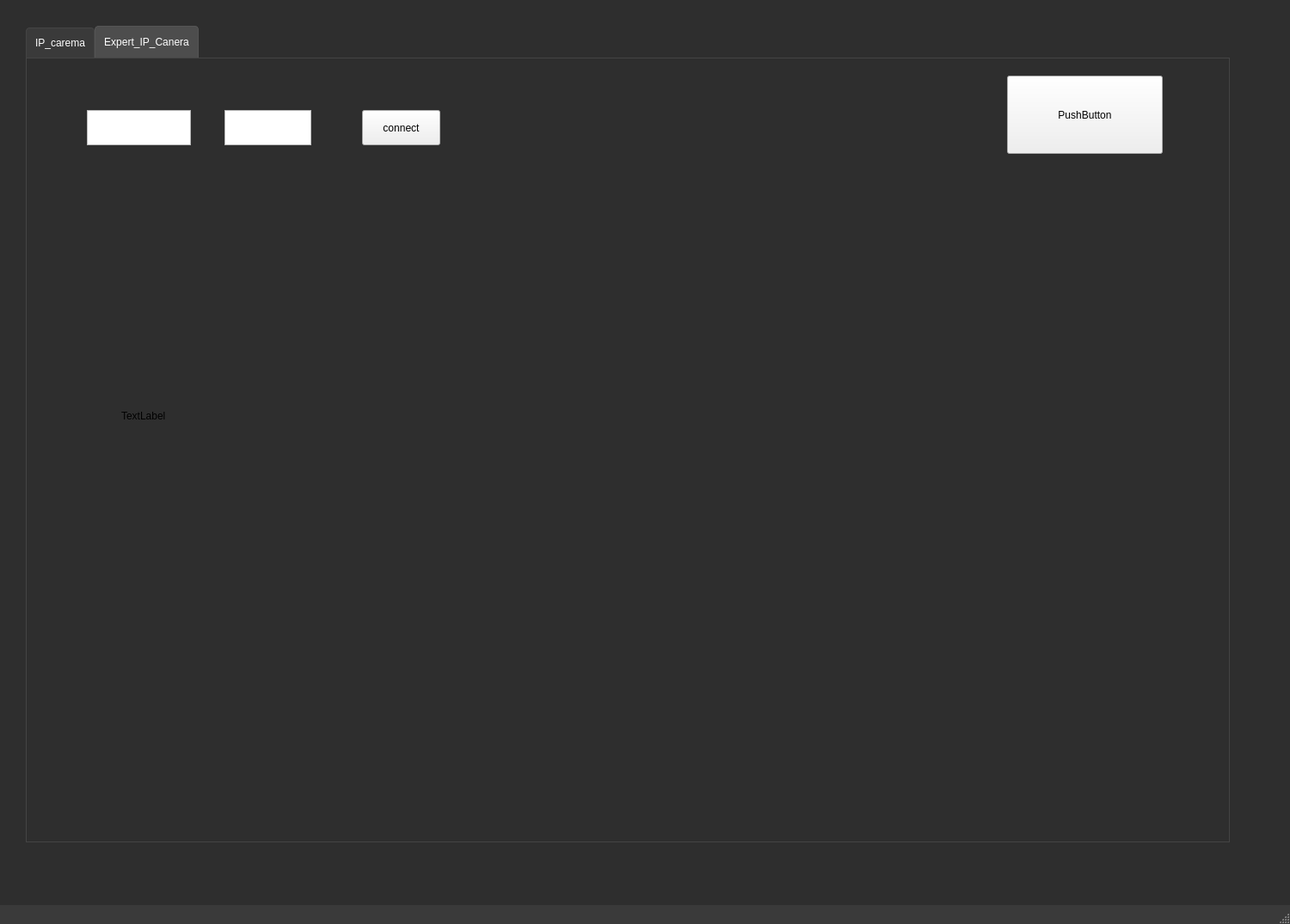
<?xml version="1.0" encoding="UTF-8"?>
<ui version="4.0">
 <class>MainWindow</class>
 <widget class="QMainWindow" name="MainWindow">
  <property name="geometry">
   <rect>
    <x>0</x>
    <y>0</y>
    <width>1500</width>
    <height>1075</height>
   </rect>
  </property>
  <property name="windowTitle">
   <string>MainWindow</string>
  </property>
  <property name="styleSheet">
   <string notr="true">QMainWindow {
    background-color: #2e2e2e;
    color: #ffffff;
}

QMainWindow::separator {
    background: #444444;
    width: 2px;
    height: 2px;
}

QMainWindow::separator:hover {
    background: #555555;
}

QToolBar {
    background: #3a3a3a;
    border: 1px solid #444444;
    spacing: 3px;
}

QToolBar::handle:horizontal {
    image: url(handle.png);
}

QToolBar::separator {
    background: #444444;
    width: 1px;
    height: 1px;
}

QMenuBar {
    background: #3a3a3a;
    color: #ffffff;
}

QMenuBar::item {
    background: transparent;
    padding: 5px 10px;
}

QMenuBar::item:selected {
    background: #4d4d4d;
}

QMenu {
    background-color: #3a3a3a;
    border: 1px solid #444444;
    color: #ffffff;
}

QMenu::item {
    background-color: transparent;
    padding: 5px 20px;
}

QMenu::item:selected {
    background-color: #4d4d4d;
    color: #dcdcdc;
}

QStatusBar {
    background: #3a3a3a;
    color: #ffffff;
}
</string>
  </property>
  <widget class="QWidget" name="centralwidget">
   <widget class="QTabWidget" name="tabWidget">
    <property name="geometry">
     <rect>
      <x>30</x>
      <y>30</y>
      <width>1400</width>
      <height>950</height>
     </rect>
    </property>
    <property name="styleSheet">
     <string notr="true">QTabWidget::pane { 
    border: 1px solid #444444; 
    background: #2e2e2e;
}

QTabBar::tab {
    background: #3a3a3a;
    color: #ffffff;
    padding: 10px;
    border: 1px solid #444444;
    border-bottom: none;
    border-top-left-radius: 4px;
    border-top-right-radius: 4px;
}

QTabBar::tab:selected {
    background: #4d4d4d;
    border-color: #555555;
}

QTabBar::tab:!selected {
    margin-top: 2px; 
}

QTabBar::tab:hover {
    background: #5a5a5a;
    color: #dcdcdc;
}
</string>
    </property>
    <property name="currentIndex">
     <number>1</number>
    </property>
    <widget class="QWidget" name="tab">
     <attribute name="title">
      <string>IP_carema</string>
     </attribute>
     <widget class="QPushButton" name="btn_open_file">
      <property name="enabled">
       <bool>true</bool>
      </property>
      <property name="geometry">
       <rect>
        <x>20</x>
        <y>100</y>
        <width>161</width>
        <height>51</height>
       </rect>
      </property>
      <property name="palette">
       <palette>
        <active>
         <colorrole role="WindowText">
          <brush brushstyle="SolidPattern">
           <color alpha="255">
            <red>51</red>
            <green>51</green>
            <blue>51</blue>
           </color>
          </brush>
         </colorrole>
         <colorrole role="Button">
          <brush brushstyle="LinearGradientPattern">
           <gradient startx="0.000000000000000" starty="0.000000000000000" endx="1.000000000000000" endy="1.000000000000000" type="LinearGradient" spread="PadSpread" coordinatemode="ObjectBoundingMode">
            <gradientstop position="0.000000000000000">
             <color alpha="255">
              <red>240</red>
              <green>240</green>
              <blue>240</blue>
             </color>
            </gradientstop>
            <gradientstop position="1.000000000000000">
             <color alpha="255">
              <red>224</red>
              <green>224</green>
              <blue>224</blue>
             </color>
            </gradientstop>
           </gradient>
          </brush>
         </colorrole>
         <colorrole role="Text">
          <brush brushstyle="SolidPattern">
           <color alpha="255">
            <red>51</red>
            <green>51</green>
            <blue>51</blue>
           </color>
          </brush>
         </colorrole>
         <colorrole role="ButtonText">
          <brush brushstyle="SolidPattern">
           <color alpha="255">
            <red>51</red>
            <green>51</green>
            <blue>51</blue>
           </color>
          </brush>
         </colorrole>
         <colorrole role="Base">
          <brush brushstyle="LinearGradientPattern">
           <gradient startx="0.000000000000000" starty="0.000000000000000" endx="1.000000000000000" endy="1.000000000000000" type="LinearGradient" spread="PadSpread" coordinatemode="ObjectBoundingMode">
            <gradientstop position="0.000000000000000">
             <color alpha="255">
              <red>240</red>
              <green>240</green>
              <blue>240</blue>
             </color>
            </gradientstop>
            <gradientstop position="1.000000000000000">
             <color alpha="255">
              <red>224</red>
              <green>224</green>
              <blue>224</blue>
             </color>
            </gradientstop>
           </gradient>
          </brush>
         </colorrole>
         <colorrole role="Window">
          <brush brushstyle="LinearGradientPattern">
           <gradient startx="0.000000000000000" starty="0.000000000000000" endx="1.000000000000000" endy="1.000000000000000" type="LinearGradient" spread="PadSpread" coordinatemode="ObjectBoundingMode">
            <gradientstop position="0.000000000000000">
             <color alpha="255">
              <red>240</red>
              <green>240</green>
              <blue>240</blue>
             </color>
            </gradientstop>
            <gradientstop position="1.000000000000000">
             <color alpha="255">
              <red>224</red>
              <green>224</green>
              <blue>224</blue>
             </color>
            </gradientstop>
           </gradient>
          </brush>
         </colorrole>
        </active>
        <inactive>
         <colorrole role="WindowText">
          <brush brushstyle="SolidPattern">
           <color alpha="255">
            <red>51</red>
            <green>51</green>
            <blue>51</blue>
           </color>
          </brush>
         </colorrole>
         <colorrole role="Button">
          <brush brushstyle="LinearGradientPattern">
           <gradient startx="0.000000000000000" starty="0.000000000000000" endx="1.000000000000000" endy="1.000000000000000" type="LinearGradient" spread="PadSpread" coordinatemode="ObjectBoundingMode">
            <gradientstop position="0.000000000000000">
             <color alpha="255">
              <red>240</red>
              <green>240</green>
              <blue>240</blue>
             </color>
            </gradientstop>
            <gradientstop position="1.000000000000000">
             <color alpha="255">
              <red>224</red>
              <green>224</green>
              <blue>224</blue>
             </color>
            </gradientstop>
           </gradient>
          </brush>
         </colorrole>
         <colorrole role="Text">
          <brush brushstyle="SolidPattern">
           <color alpha="255">
            <red>51</red>
            <green>51</green>
            <blue>51</blue>
           </color>
          </brush>
         </colorrole>
         <colorrole role="ButtonText">
          <brush brushstyle="SolidPattern">
           <color alpha="255">
            <red>51</red>
            <green>51</green>
            <blue>51</blue>
           </color>
          </brush>
         </colorrole>
         <colorrole role="Base">
          <brush brushstyle="LinearGradientPattern">
           <gradient startx="0.000000000000000" starty="0.000000000000000" endx="1.000000000000000" endy="1.000000000000000" type="LinearGradient" spread="PadSpread" coordinatemode="ObjectBoundingMode">
            <gradientstop position="0.000000000000000">
             <color alpha="255">
              <red>240</red>
              <green>240</green>
              <blue>240</blue>
             </color>
            </gradientstop>
            <gradientstop position="1.000000000000000">
             <color alpha="255">
              <red>224</red>
              <green>224</green>
              <blue>224</blue>
             </color>
            </gradientstop>
           </gradient>
          </brush>
         </colorrole>
         <colorrole role="Window">
          <brush brushstyle="LinearGradientPattern">
           <gradient startx="0.000000000000000" starty="0.000000000000000" endx="1.000000000000000" endy="1.000000000000000" type="LinearGradient" spread="PadSpread" coordinatemode="ObjectBoundingMode">
            <gradientstop position="0.000000000000000">
             <color alpha="255">
              <red>240</red>
              <green>240</green>
              <blue>240</blue>
             </color>
            </gradientstop>
            <gradientstop position="1.000000000000000">
             <color alpha="255">
              <red>224</red>
              <green>224</green>
              <blue>224</blue>
             </color>
            </gradientstop>
           </gradient>
          </brush>
         </colorrole>
        </inactive>
        <disabled>
         <colorrole role="WindowText">
          <brush brushstyle="SolidPattern">
           <color alpha="255">
            <red>170</red>
            <green>170</green>
            <blue>170</blue>
           </color>
          </brush>
         </colorrole>
         <colorrole role="Button">
          <brush brushstyle="SolidPattern">
           <color alpha="255">
            <red>249</red>
            <green>249</green>
            <blue>249</blue>
           </color>
          </brush>
         </colorrole>
         <colorrole role="Text">
          <brush brushstyle="SolidPattern">
           <color alpha="255">
            <red>170</red>
            <green>170</green>
            <blue>170</blue>
           </color>
          </brush>
         </colorrole>
         <colorrole role="ButtonText">
          <brush brushstyle="SolidPattern">
           <color alpha="255">
            <red>170</red>
            <green>170</green>
            <blue>170</blue>
           </color>
          </brush>
         </colorrole>
         <colorrole role="Base">
          <brush brushstyle="SolidPattern">
           <color alpha="255">
            <red>249</red>
            <green>249</green>
            <blue>249</blue>
           </color>
          </brush>
         </colorrole>
         <colorrole role="Window">
          <brush brushstyle="SolidPattern">
           <color alpha="255">
            <red>249</red>
            <green>249</green>
            <blue>249</blue>
           </color>
          </brush>
         </colorrole>
        </disabled>
       </palette>
      </property>
      <property name="font">
       <font>
        <family>Segoe UI,Tahoma,Geneva,Verdana,sans-serif</family>
        <pointsize>-1</pointsize>
        <weight>75</weight>
        <bold>true</bold>
       </font>
      </property>
      <property name="styleSheet">
       <string notr="true">QPushButton {
    background: qlineargradient(x1: 0, y1: 0, x2: 1, y2: 1, 
                                stop: 0 #f0f0f0, 
                                stop: 1 #e0e0e0);
    color: #333;
    border: 2px solid #bbb;
    border-radius: 8px;
    padding: 10px 20px;
    font-family: 'Segoe UI', Tahoma, Geneva, Verdana, sans-serif;
    font-size: 14px;
    font-weight: bold;
    text-align: center;
    cursor: pointer;
    transition: background 0.3s, border-color 0.3s;
}

QPushButton:hover {
    background: qlineargradient(x1: 0, y1: 0, x2: 1, y2: 1, 
                                stop: 0 #e0e0e0, 
                                stop: 1 #d0d0d0);
    border-color: #aaa;
}

QPushButton:pressed {
    background: #d0d0d0;
    border-color: #999;
}

QPushButton:disabled {
    background: #f9f9f9;
    color: #aaa;
    border: 2px solid #ddd;
    cursor: not-allowed;
}
</string>
      </property>
      <property name="text">
       <string>select car platees</string>
      </property>
      <property name="icon">
       <iconset theme="1">
        <normaloff>.</normaloff>.</iconset>
      </property>
      <property name="checkable">
       <bool>false</bool>
      </property>
      <property name="default">
       <bool>false</bool>
      </property>
     </widget>
     <widget class="QLabel" name="label">
      <property name="geometry">
       <rect>
        <x>20</x>
        <y>20</y>
        <width>321</width>
        <height>61</height>
       </rect>
      </property>
      <property name="styleSheet">
       <string notr="true">QLabel {
    background: qlineargradient(x1: 0, y1: 0, x2: 1, y2: 1, 
                                stop: 0 #f9f9f9, 
                                stop: 1 #e0e0e0);
    color: #333;
    border: 2px solid #ddd;
    border-radius: 8px;
    padding: 10px;
    font-family: 'Segoe UI', Tahoma, Geneva, Verdana, sans-serif;
    font-size: 16px;
    font-weight: bold;
    text-align: center;
    text-shadow: 1px 1px 2px rgba(0, 0, 0, 0.1);
}

QLabel:hover {
    background: qlineargradient(x1: 0, y1: 0, x2: 1, y2: 1, 
                                stop: 0 #e0e0e0, 
                                stop: 1 #d0d0d0);
    border-color: #ccc;
}

QLabel:pressed {
    background: #e0e0e0;
    border-color: #bbb;
}
</string>
      </property>
      <property name="text">
       <string/>
      </property>
      <property name="pixmap">
       <pixmap>C:/Users/danie/OneDrive/文件/下載 (1).jpg</pixmap>
      </property>
     </widget>
     <widget class="QLabel" name="label_file_name">
      <property name="geometry">
       <rect>
        <x>200</x>
        <y>100</y>
        <width>571</width>
        <height>51</height>
       </rect>
      </property>
      <property name="font">
       <font>
        <family>Segoe UI,Tahoma,Geneva,Verdana,sans-serif</family>
        <pointsize>-1</pointsize>
        <weight>75</weight>
        <bold>true</bold>
       </font>
      </property>
      <property name="styleSheet">
       <string notr="true">QLabel {
    background: qlineargradient(x1: 0, y1: 0, x2: 1, y2: 1, 
                                stop: 0 #f9f9f9, 
                                stop: 1 #e0e0e0);
    color: #333;
    border: 2px solid #ddd;
    border-radius: 8px;
    padding: 10px;
    font-family: 'Segoe UI', Tahoma, Geneva, Verdana, sans-serif;
    font-size: 16px;
    font-weight: bold;
    text-align: center;
    text-shadow: 1px 1px 2px rgba(0, 0, 0, 0.1);
}

QLabel:hover {
    background: qlineargradient(x1: 0, y1: 0, x2: 1, y2: 1, 
                                stop: 0 #e0e0e0, 
                                stop: 1 #d0d0d0);
    border-color: #ccc;
}

QLabel:pressed {
    background: #e0e0e0;
    border-color: #bbb;
}
</string>
      </property>
      <property name="text">
       <string>file name</string>
      </property>
     </widget>
     <widget class="QProgressBar" name="progressBar">
      <property name="enabled">
       <bool>true</bool>
      </property>
      <property name="geometry">
       <rect>
        <x>810</x>
        <y>120</y>
        <width>181</width>
        <height>31</height>
       </rect>
      </property>
      <property name="font">
       <font>
        <pointsize>11</pointsize>
       </font>
      </property>
      <property name="value">
       <number>24</number>
      </property>
     </widget>
     <widget class="QWidget" name="verticalLayoutWidget_2">
      <property name="geometry">
       <rect>
        <x>230</x>
        <y>480</y>
        <width>211</width>
        <height>91</height>
       </rect>
      </property>
      <layout class="QVBoxLayout" name="verticalLayout_2"/>
     </widget>
     <widget class="QLabel" name="plate_image">
      <property name="geometry">
       <rect>
        <x>800</x>
        <y>190</y>
        <width>209</width>
        <height>89</height>
       </rect>
      </property>
      <property name="font">
       <font>
        <family>Segoe UI,Tahoma,Geneva,Verdana,sans-serif</family>
        <pointsize>-1</pointsize>
        <weight>75</weight>
        <bold>true</bold>
       </font>
      </property>
      <property name="styleSheet">
       <string notr="true">QLabel {
    background: qlineargradient(x1: 0, y1: 0, x2: 1, y2: 1, 
                                stop: 0 #212121, 
                                stop: 1 #424242);
    color: #e0e0e0;
    border: 1px solid #666;
    border-radius: 5px;
    padding: 10px;
    font-family: 'Segoe UI', Tahoma, Geneva, Verdana, sans-serif;
    font-size: 14px;
    font-weight: bold;
    text-shadow: 1px 1px 2px rgba(0, 0, 0, 0.5);
}

QLabel:hover {
    background: qlineargradient(x1: 0, y1: 0, x2: 1, y2: 1, 
                                stop: 0 #424242, 
                                stop: 1 #616161);
    border: 1px solid #888;
}

QLabel:pressed {
    background: #303030;
    border: 1px solid #555;
}
</string>
      </property>
      <property name="text">
       <string/>
      </property>
     </widget>
     <widget class="QWidget" name="verticalLayoutWidget">
      <property name="geometry">
       <rect>
        <x>30</x>
        <y>170</y>
        <width>741</width>
        <height>531</height>
       </rect>
      </property>
      <layout class="QVBoxLayout" name="verticalLayout">
       <item>
        <widget class="QScrollArea" name="scrollArea">
         <property name="enabled">
          <bool>true</bool>
         </property>
         <property name="font">
          <font>
           <weight>75</weight>
           <bold>true</bold>
          </font>
         </property>
         <property name="mouseTracking">
          <bool>false</bool>
         </property>
         <property name="tabletTracking">
          <bool>false</bool>
         </property>
         <property name="styleSheet">
          <string notr="true">QScrollArea {
    background: #2e2e2e;
    border: 1px solid #444;
    border-radius: 8px;
}

QScrollBar:vertical {
    background: #3c3c3c;
    width: 12px;
    border-radius: 6px;
}

QScrollBar:horizontal {
    background: #3c3c3c;
    height: 12px;
    border-radius: 6px;
}

QScrollBar::handle:vertical {
    background: #6d6d6d;
    border-radius: 6px;
    min-height: 20px;
}

QScrollBar::handle:horizontal {
    background: #6d6d6d;
    border-radius: 6px;
    min-width: 20px;
}

QScrollBar::handle:vertical:hover,
QScrollBar::handle:horizontal:hover {
    background: #888;
}

QScrollBar::handle:vertical:pressed,
QScrollBar::handle:horizontal:pressed {
    background: #555;
}

QScrollBar::add-line:vertical {
    border: 1px solid #444;
    border-radius: 6px;
    background: #3c3c3c;
    subcontrol-position: bottom;
    subcontrol-origin: margin;
}

QScrollBar::sub-line:vertical {
    border: 1px solid #444;
    border-radius: 6px;
    background: #3c3c3c;
    subcontrol-position: top;
    subcontrol-origin: margin;
}

QScrollBar::add-line:horizontal {
    border: 1px solid #444;
    border-radius: 6px;
    background: #3c3c3c;
    subcontrol-position: right;
    subcontrol-origin: margin;
}

QScrollBar::sub-line:horizontal {
    border: 1px solid #444;
    border-radius: 6px;
    background: #3c3c3c;
    subcontrol-position: left;
    subcontrol-origin: margin;
}

QScrollBar::up-arrow:vertical,
QScrollBar::down-arrow:vertical,
QScrollBar::left-arrow:horizontal,
QScrollBar::right-arrow:horizontal {
    background: #666;
    width: 10px;
    height: 10px;
}

QScrollBar::up-arrow:vertical:hover,
QScrollBar::down-arrow:vertical:hover,
QScrollBar::left-arrow:horizontal:hover,
QScrollBar::right-arrow:horizontal:hover {
    background: #888;
}
</string>
         </property>
         <property name="widgetResizable">
          <bool>true</bool>
         </property>
         <widget class="QWidget" name="scrollAreaWidgetContents">
          <property name="geometry">
           <rect>
            <x>0</x>
            <y>0</y>
            <width>737</width>
            <height>527</height>
           </rect>
          </property>
          <widget class="QLabel" name="label_img">
           <property name="geometry">
            <rect>
             <x>10</x>
             <y>10</y>
             <width>711</width>
             <height>501</height>
            </rect>
           </property>
           <property name="styleSheet">
            <string notr="true">QLabel {
    background: qlineargradient(x1: 0, y1: 0, x2: 1, y2: 1, 
                                stop: 0 #212121, 
                                stop: 1 #424242);
    color: #e0e0e0;
    border: 1px solid #666;
    border-radius: 5px;
    padding: 10px;
    font-family: 'Segoe UI', Tahoma, Geneva, Verdana, sans-serif;
    font-size: 14px;
    font-weight: bold;
    text-shadow: 1px 1px 2px rgba(0, 0, 0, 0.5);
}

QLabel:hover {
    background: qlineargradient(x1: 0, y1: 0, x2: 1, y2: 1, 
                                stop: 0 #424242, 
                                stop: 1 #616161);
    border: 1px solid #888;
}

QLabel:pressed {
    background: #303030;
    border: 1px solid #555;
}
</string>
           </property>
           <property name="text">
            <string/>
           </property>
          </widget>
         </widget>
        </widget>
       </item>
      </layout>
     </widget>
     <widget class="QLabel" name="plates">
      <property name="geometry">
       <rect>
        <x>1020</x>
        <y>230</y>
        <width>281</width>
        <height>51</height>
       </rect>
      </property>
      <property name="font">
       <font>
        <family>Segoe UI,Tahoma,Geneva,Verdana,sans-serif</family>
        <pointsize>-1</pointsize>
        <weight>75</weight>
        <bold>true</bold>
       </font>
      </property>
      <property name="styleSheet">
       <string notr="true">QLabel {
    background: qlineargradient(x1: 0, y1: 0, x2: 1, y2: 1, 
                                stop: 0 #f9f9f9, 
                                stop: 1 #e0e0e0);
    color: #333;
    border: 2px solid #ddd;
    border-radius: 8px;
    padding: 10px;
    font-family: 'Segoe UI', Tahoma, Geneva, Verdana, sans-serif;
    font-size: 16px;
    font-weight: bold;
    text-align: center;
    text-shadow: 1px 1px 2px rgba(0, 0, 0, 0.1);
}

QLabel:hover {
    background: qlineargradient(x1: 0, y1: 0, x2: 1, y2: 1, 
                                stop: 0 #e0e0e0, 
                                stop: 1 #d0d0d0);
    border-color: #ccc;
}

QLabel:pressed {
    background: #e0e0e0;
    border-color: #bbb;
}
</string>
      </property>
      <property name="text">
       <string>plate number:</string>
      </property>
     </widget>
     <widget class="QLabel" name="running_time">
      <property name="geometry">
       <rect>
        <x>790</x>
        <y>310</y>
        <width>211</width>
        <height>51</height>
       </rect>
      </property>
      <property name="font">
       <font>
        <family>Segoe UI,Tahoma,Geneva,Verdana,sans-serif</family>
        <pointsize>-1</pointsize>
        <weight>75</weight>
        <bold>true</bold>
       </font>
      </property>
      <property name="styleSheet">
       <string notr="true">QLabel {
    background: qlineargradient(x1: 0, y1: 0, x2: 1, y2: 1, 
                                stop: 0 #f9f9f9, 
                                stop: 1 #e0e0e0);
    color: #333;
    border: 2px solid #ddd;
    border-radius: 8px;
    padding: 10px;
    font-family: 'Segoe UI', Tahoma, Geneva, Verdana, sans-serif;
    font-size: 16px;
    font-weight: bold;
    text-align: center;
    text-shadow: 1px 1px 2px rgba(0, 0, 0, 0.1);
}

QLabel:hover {
    background: qlineargradient(x1: 0, y1: 0, x2: 1, y2: 1, 
                                stop: 0 #e0e0e0, 
                                stop: 1 #d0d0d0);
    border-color: #ccc;
}

QLabel:pressed {
    background: #e0e0e0;
    border-color: #bbb;
}
</string>
      </property>
      <property name="text">
       <string>Runnung time</string>
      </property>
     </widget>
     <widget class="QPushButton" name="btn_zoom_in">
      <property name="geometry">
       <rect>
        <x>40</x>
        <y>730</y>
        <width>101</width>
        <height>41</height>
       </rect>
      </property>
      <property name="font">
       <font>
        <family>Segoe UI,Tahoma,Geneva,Verdana,sans-serif</family>
        <pointsize>-1</pointsize>
        <weight>75</weight>
        <bold>true</bold>
       </font>
      </property>
      <property name="styleSheet">
       <string notr="true">QPushButton {
    background: qlineargradient(x1: 0, y1: 0, x2: 1, y2: 1, 
                                stop: 0 #f0f0f0, 
                                stop: 1 #e0e0e0);
    color: #333;
    border: 2px solid #bbb;
    border-radius: 8px;
    padding: 10px 20px;
    font-family: 'Segoe UI', Tahoma, Geneva, Verdana, sans-serif;
    font-size: 14px;
    font-weight: bold;
    text-align: center;
    cursor: pointer;
    transition: background 0.3s, border-color 0.3s;
}

QPushButton:hover {
    background: qlineargradient(x1: 0, y1: 0, x2: 1, y2: 1, 
                                stop: 0 #e0e0e0, 
                                stop: 1 #d0d0d0);
    border-color: #aaa;
}

QPushButton:pressed {
    background: #d0d0d0;
    border-color: #999;
}

QPushButton:disabled {
    background: #f9f9f9;
    color: #aaa;
    border: 2px solid #ddd;
    cursor: not-allowed;
}
</string>
      </property>
      <property name="text">
       <string>zoom_in</string>
      </property>
     </widget>
     <widget class="QSlider" name="silder_zoom">
      <property name="geometry">
       <rect>
        <x>180</x>
        <y>740</y>
        <width>160</width>
        <height>22</height>
       </rect>
      </property>
      <property name="styleSheet">
       <string notr="true">QSlider::groove:horizontal {
    background: qlineargradient(x1: 0, y1: 0, x2: 1, y2: 0, 
                                stop: 0 #003366, 
                                stop: 1 #004080);
    height: 8px;
    border-radius: 4px;
}

QSlider::handle:horizontal {
    background: #0066cc;
    border: 1px solid #003f5c;
    width: 20px;
    height: 20px;
    border-radius: 10px;
    margin: -6px 0; /* center the handle */
}

QSlider::handle:horizontal:hover {
    background: #004080;
    border: 1px solid #001f3f;
}

QSlider::handle:horizontal:pressed {
    background: #003366;
    border: 1px solid #002b36;
}

QSlider::add-page:horizontal {
    background: qlineargradient(x1: 0, y1: 0, x2: 1, y2: 0, 
                                stop: 0 #001f3f, 
                                stop: 1 #003366);
}

QSlider::sub-page:horizontal {
    background: qlineargradient(x1: 0, y1: 0, x2: 1, y2: 0, 
                                stop: 0 #0066cc, 
                                stop: 1 #00bfff);
}

QSlider::groove:vertical {
    background: qlineargradient(y1: 0, x1: 0, y2: 1, x2: 0, 
                                stop: 0 #003366, 
                                stop: 1 #004080);
    width: 8px;
    border-radius: 4px;
}

QSlider::handle:vertical {
    background: #0066cc;
    border: 1px solid #003f5c;
    width: 20px;
    height: 20px;
    border-radius: 10px;
    margin: 0 -6px; /* center the handle */
}

QSlider::handle:vertical:hover {
    background: #004080;
    border: 1px solid #001f3f;
}

QSlider::handle:vertical:pressed {
    background: #003366;
    border: 1px solid #002b36;
}

QSlider::add-page:vertical {
    background: qlineargradient(y1: 0, x1: 0, y2: 1, x2: 0, 
                                stop: 0 #001f3f, 
                                stop: 1 #003366);
}

QSlider::sub-page:vertical {
    background: qlineargradient(y1: 0, x1: 0, y2: 1, x2: 0, 
                                stop: 0 #0066cc, 
                                stop: 1 #00bfff);
}
</string>
      </property>
      <property name="orientation">
       <enum>Qt::Horizontal</enum>
      </property>
     </widget>
     <widget class="QLabel" name="label__radio">
      <property name="geometry">
       <rect>
        <x>510</x>
        <y>740</y>
        <width>101</width>
        <height>21</height>
       </rect>
      </property>
      <property name="font">
       <font>
        <pointsize>12</pointsize>
        <weight>75</weight>
        <bold>true</bold>
       </font>
      </property>
      <property name="text">
       <string>TextLabel</string>
      </property>
     </widget>
     <widget class="QPushButton" name="btn_zoom_out">
      <property name="geometry">
       <rect>
        <x>370</x>
        <y>730</y>
        <width>111</width>
        <height>41</height>
       </rect>
      </property>
      <property name="font">
       <font>
        <family>Segoe UI,Tahoma,Geneva,Verdana,sans-serif</family>
        <pointsize>-1</pointsize>
        <weight>75</weight>
        <bold>true</bold>
       </font>
      </property>
      <property name="styleSheet">
       <string notr="true">QPushButton {
    background: qlineargradient(x1: 0, y1: 0, x2: 1, y2: 1, 
                                stop: 0 #f0f0f0, 
                                stop: 1 #e0e0e0);
    color: #333;
    border: 2px solid #bbb;
    border-radius: 8px;
    padding: 10px 20px;
    font-family: 'Segoe UI', Tahoma, Geneva, Verdana, sans-serif;
    font-size: 14px;
    font-weight: bold;
    text-align: center;
    cursor: pointer;
    transition: background 0.3s, border-color 0.3s;
}

QPushButton:hover {
    background: qlineargradient(x1: 0, y1: 0, x2: 1, y2: 1, 
                                stop: 0 #e0e0e0, 
                                stop: 1 #d0d0d0);
    border-color: #aaa;
}

QPushButton:pressed {
    background: #d0d0d0;
    border-color: #999;
}

QPushButton:disabled {
    background: #f9f9f9;
    color: #aaa;
    border: 2px solid #ddd;
    cursor: not-allowed;
}
</string>
      </property>
      <property name="text">
       <string>zoom_out</string>
      </property>
     </widget>
     <widget class="QLabel" name="label_img_shape">
      <property name="geometry">
       <rect>
        <x>40</x>
        <y>800</y>
        <width>561</width>
        <height>41</height>
       </rect>
      </property>
      <property name="font">
       <font>
        <family>Segoe UI,Tahoma,Geneva,Verdana,sans-serif</family>
        <pointsize>-1</pointsize>
        <weight>75</weight>
        <bold>true</bold>
       </font>
      </property>
      <property name="styleSheet">
       <string notr="true">QLabel {
    background: qlineargradient(x1: 0, y1: 0, x2: 1, y2: 1, 
                                stop: 0 #f9f9f9, 
                                stop: 1 #e0e0e0);
    color: #333;
    border: 2px solid #ddd;
    border-radius: 8px;
    padding: 10px;
    font-family: 'Segoe UI', Tahoma, Geneva, Verdana, sans-serif;
    font-size: 16px;
    font-weight: bold;
    text-align: center;
    text-shadow: 1px 1px 2px rgba(0, 0, 0, 0.1);
}

QLabel:hover {
    background: qlineargradient(x1: 0, y1: 0, x2: 1, y2: 1, 
                                stop: 0 #e0e0e0, 
                                stop: 1 #d0d0d0);
    border-color: #ccc;
}

QLabel:pressed {
    background: #e0e0e0;
    border-color: #bbb;
}
</string>
      </property>
      <property name="text">
       <string>TextLabel</string>
      </property>
     </widget>
     <widget class="QPushButton" name="btn_execute">
      <property name="geometry">
       <rect>
        <x>670</x>
        <y>730</y>
        <width>101</width>
        <height>41</height>
       </rect>
      </property>
      <property name="font">
       <font>
        <family>Segoe UI,Tahoma,Geneva,Verdana,sans-serif</family>
        <pointsize>-1</pointsize>
        <weight>75</weight>
        <bold>true</bold>
       </font>
      </property>
      <property name="styleSheet">
       <string notr="true">QPushButton {
    background: qlineargradient(x1: 0, y1: 0, x2: 1, y2: 1, 
                                stop: 0 #f0f0f0, 
                                stop: 1 #e0e0e0);
    color: #333;
    border: 2px solid #bbb;
    border-radius: 8px;
    padding: 10px 20px;
    font-family: 'Segoe UI', Tahoma, Geneva, Verdana, sans-serif;
    font-size: 14px;
    font-weight: bold;
    text-align: center;
    cursor: pointer;
    transition: background 0.3s, border-color 0.3s;
}

QPushButton:hover {
    background: qlineargradient(x1: 0, y1: 0, x2: 1, y2: 1, 
                                stop: 0 #e0e0e0, 
                                stop: 1 #d0d0d0);
    border-color: #aaa;
}

QPushButton:pressed {
    background: #d0d0d0;
    border-color: #999;
}

QPushButton:disabled {
    background: #f9f9f9;
    color: #aaa;
    border: 2px solid #ddd;
    cursor: not-allowed;
}
</string>
      </property>
      <property name="text">
       <string>detect</string>
      </property>
     </widget>
     <widget class="QTableWidget" name="tableWidget">
      <property name="geometry">
       <rect>
        <x>810</x>
        <y>400</y>
        <width>531</width>
        <height>421</height>
       </rect>
      </property>
      <property name="styleSheet">
       <string notr="true">QTableWidget {
    background-color: qlineargradient(
        x1: 0, y1: 0, x2: 0, y2: 1,
        stop: 0 #f2f2f2, stop: 1 #e0e0e0
    ); /* 垂直渐变背景 */
    border: 1px solid #ccc; /* 边框颜色 */
    gridline-color: #d0d0d0; /* 网格线颜色 */
    border-radius: 6px; /* 边角圆润 */
    box-shadow: 0 4px 8px rgba(0, 0, 0, 0.2); /* 更加明显的阴影效果 */
}

QTableWidget::item {
    padding: 6px; /* 单元格内边距 */
    color: #2c2c2c; /* 字体颜色 */
    border-radius: 4px; /* 单元格边角圆润 */
    background-color: qlineargradient(
        x1: 0, y1: 0, x2: 1, y2: 0,
        stop: 0 #ffffff, stop: 1 #f5f5f5
    ); /* 水平渐变背景 */
}

QHeaderView::section {
    background-color: qlineargradient(
        x1: 0, y1: 0, x2: 0, y2: 1,
        stop: 0 #dcdcdc, stop: 1 #c0c0c0
    ); /* 表头垂直渐变背景 */
    color: #2c2c2c; /* 表头字体颜色 */
    border: 1px solid #ccc; /* 表头边框颜色 */
    border-radius: 4px; /* 表头边角圆润 */
    padding: 6px; /* 表头内边距 */
    font-weight: bold; /* 字体加粗 */
}

QTableWidget::item:selected {
    background-color: qlineargradient(
        x1: 0, y1: 0, x2: 1, y2: 0,
        stop: 0 #b3d9ff, stop: 1 #a0c8ff
    ); /* 选中单元格水平渐变背景 */
    border: 1px solid #8aaad0; /* 选中单元格边框颜色 */
}

QTableWidget::item:hover {
    background-color: qlineargradient(
        x1: 0, y1: 0, x2: 1, y2: 0,
        stop: 0 #e6f7ff, stop: 1 #d0efff
    ); /* 悬停单元格水平渐变背景 */
    border: 1px solid #a0bedf; /* 悬停单元格边框颜色 */
}
</string>
      </property>
      <column>
       <property name="text">
        <string>辨識時間</string>
       </property>
      </column>
      <column>
       <property name="text">
        <string>車牌號碼</string>
       </property>
      </column>
      <column>
       <property name="text">
        <string>車牌照片</string>
       </property>
      </column>
      <column>
       <property name="text">
        <string>執行時間</string>
       </property>
      </column>
     </widget>
     <widget class="QPushButton" name="delete_list">
      <property name="geometry">
       <rect>
        <x>1230</x>
        <y>350</y>
        <width>111</width>
        <height>41</height>
       </rect>
      </property>
      <property name="font">
       <font>
        <family>Segoe UI,Tahoma,Geneva,Verdana,sans-serif</family>
        <pointsize>-1</pointsize>
        <weight>75</weight>
        <bold>true</bold>
       </font>
      </property>
      <property name="styleSheet">
       <string notr="true">QPushButton {
    background: qlineargradient(x1: 0, y1: 0, x2: 1, y2: 1, 
                                stop: 0 #f0f0f0, 
                                stop: 1 #e0e0e0);
    color: #333;
    border: 2px solid #bbb;
    border-radius: 8px;
    padding: 10px 20px;
    font-family: 'Segoe UI', Tahoma, Geneva, Verdana, sans-serif;
    font-size: 14px;
    font-weight: bold;
    text-align: center;
    cursor: pointer;
    transition: background 0.3s, border-color 0.3s;
}

QPushButton:hover {
    background: qlineargradient(x1: 0, y1: 0, x2: 1, y2: 1, 
                                stop: 0 #e0e0e0, 
                                stop: 1 #d0d0d0);
    border-color: #aaa;
}

QPushButton:pressed {
    background: #d0d0d0;
    border-color: #999;
}

QPushButton:disabled {
    background: #f9f9f9;
    color: #aaa;
    border: 2px solid #ddd;
    cursor: not-allowed;
}
</string>
      </property>
      <property name="text">
       <string>delete_list</string>
      </property>
     </widget>
    </widget>
    <widget class="QWidget" name="tab_2">
     <attribute name="title">
      <string>Expert_IP_Canera</string>
     </attribute>
     <widget class="QPushButton" name="pushButton">
      <property name="geometry">
       <rect>
        <x>1140</x>
        <y>20</y>
        <width>181</width>
        <height>91</height>
       </rect>
      </property>
      <property name="text">
       <string>PushButton</string>
      </property>
     </widget>
     <widget class="QLabel" name="label_2">
      <property name="geometry">
       <rect>
        <x>110</x>
        <y>120</y>
        <width>1051</width>
        <height>591</height>
       </rect>
      </property>
      <property name="text">
       <string>TextLabel</string>
      </property>
     </widget>
     <widget class="QTextEdit" name="ip">
      <property name="geometry">
       <rect>
        <x>70</x>
        <y>60</y>
        <width>121</width>
        <height>41</height>
       </rect>
      </property>
     </widget>
     <widget class="QTextEdit" name="port">
      <property name="geometry">
       <rect>
        <x>230</x>
        <y>60</y>
        <width>101</width>
        <height>41</height>
       </rect>
      </property>
     </widget>
     <widget class="QPushButton" name="connect">
      <property name="geometry">
       <rect>
        <x>390</x>
        <y>60</y>
        <width>91</width>
        <height>41</height>
       </rect>
      </property>
      <property name="text">
       <string>connect</string>
      </property>
     </widget>
    </widget>
   </widget>
  </widget>
  <widget class="QMenuBar" name="menubar">
   <property name="geometry">
    <rect>
     <x>0</x>
     <y>0</y>
     <width>1500</width>
     <height>26</height>
    </rect>
   </property>
  </widget>
  <widget class="QStatusBar" name="statusbar"/>
 </widget>
 <resources/>
 <connections/>
</ui>
